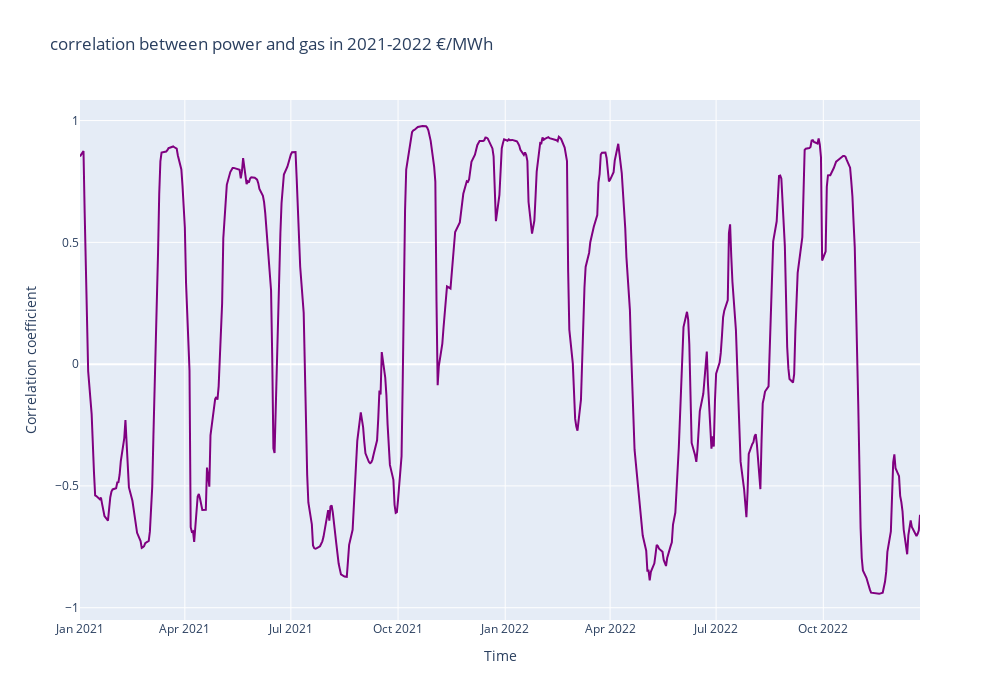

Here is the notebook cell this chart was saved with:
### Code cell
fig2.show()

### Figure 1 — Plotly figure (JSON) as saved in the notebook; plotly's stock layout.template omitted (floating-point values rounded to 4 significant figures; data arrays with more than 128 entries replaced by an {"elided": "..."} marker saying what was removed)
{"data": [{"line": {"color": "purple"}, "type": "scatter", "x": {"elided": "512 str values"}, "y": {"elided": "512 float values"}}], "layout": {"autosize": false, "height": 700, "title": {"text": "correlation between power and gas in 2021-2022 €/MWh"}, "width": 1000, "xaxis": {"title": {"text": "Time"}}, "yaxis": {"title": {"text": "Correlation coefficient"}}}}
